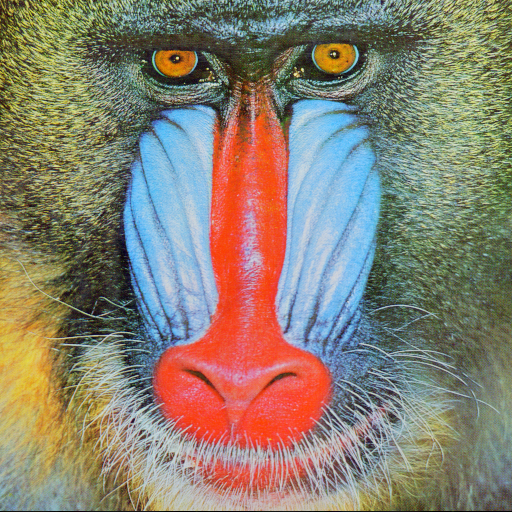
#> input picture data/baboon.png, 512 x 512 px, found by its file name
$ python q3-atv1-va1.py
#> lines starting #> are read from the running program, lines starting #| are printed output that depends on the picture
import cv2
import os
import random

def recortar_imagem(imagem, x, y, largura, altura):
    imagem_recortada = imagem[y:y+altura, x:x+largura]
    return imagem_recortada

caminho_imagem = os.path.join('data', 'baboon.png')

if not os.path.exists(caminho_imagem):
    print(f"Erro: A imagem '{caminho_imagem}' não foi encontrada.")
    print("Por favor, adicione a imagem na pasta 'data' e tente novamente.")
else:
    imagem_original = cv2.imread(caminho_imagem)
#> imagem_original is the input picture: shape (512, 512, 3); mean B, G, R 113.1, 128.9, 137.4

    altura_img, largura_img = imagem_original.shape[:2]
#> altura_img = 512; largura_img = 512

    largura_recorte = random.randint(50, largura_img // 2)
#> largura_recorte = 148
    altura_recorte = random.randint(50, altura_img // 2)
#> altura_recorte = 244

    x_inicial = random.randint(0, largura_img - largura_recorte)
#> x_inicial = 215
    y_inicial = random.randint(0, altura_img - altura_recorte)
#> y_inicial = 20

    imagem_final_recortada = recortar_imagem(
        imagem_original,
        x=x_inicial,
        y=y_inicial,
        largura=largura_recorte,
        altura=altura_recorte
    )
#> in recortar_imagem, `imagem_recortada = imagem[y:y+altura, x:x+largura]`:
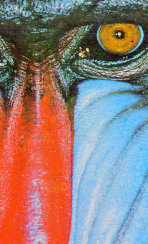
#> imagem_recortada: shape (244, 148, 3); mean B, G, R 122.6, 126.2, 148.5

    cv2.imwrite("q3/resultado_recorte.png", imagem_final_recortada)
    print("Imagem recortada com sucesso e salva como 'resultado_recorte.png'")

$ run again, with data/astronaut.png copied over data/baboon.png
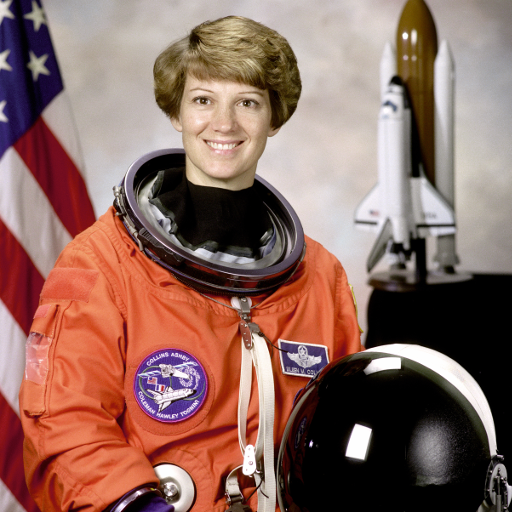
#> input picture data/astronaut.png, 512 x 512 px, found by its file name
#> imagem_original is the input picture: shape (512, 512, 3); mean B, G, R 96.5, 105.8, 141.6
#> in recortar_imagem, `imagem_recortada = imagem[y:y+altura, x:x+largura]`:
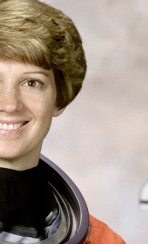
#> imagem_recortada: shape (244, 148, 3); mean B, G, R 136.3, 148.3, 163.5

$ run again, with data/cameraman_original.png copied over data/baboon.png
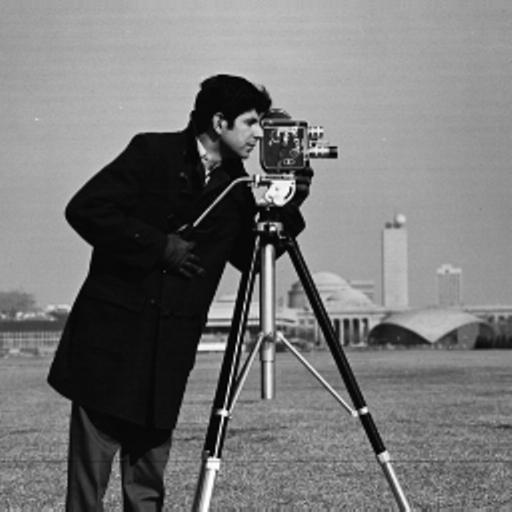
#> input picture data/cameraman_original.png, 512 x 512 px, found by its file name
#> imagem_original is the input picture: shape (512, 512, 3); min 0, max 255, mean 118.3
#> in recortar_imagem, `imagem_recortada = imagem[y:y+altura, x:x+largura]`:
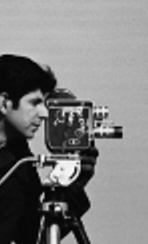
#> imagem_recortada: shape (244, 148, 3); min 0, max 253, mean 125.2
